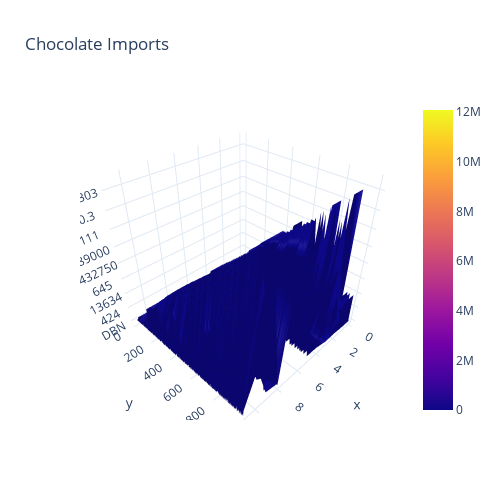

The code cell stored with this chart in its notebook:
### Code cell
import plotly.express as px

import plotly.graph_objects as go
import pandas as pd


fig = go.Figure(
    data=go.Surface(z=chocolate.values),
    layout=go.Layout(
        title="Chocolate Imports",
        width=500,
        height=500,
    ))

for template in ["plotly_white"]:
    fig.update_layout(template=template, title="Chocolate Imports")
    fig.show()

### Figure 1 — Plotly figure (JSON) as saved in the notebook; plotly's stock layout.template omitted (floating-point values rounded to 4 significant figures; data arrays with more than 128 entries replaced by an {"elided": "..."} marker saying what was removed)
{"data": [{"type": "surface", "z": {"elided": "1000x12 mixed values"}}], "layout": {"height": 500, "title": {"text": "Chocolate Imports"}, "width": 500}}
